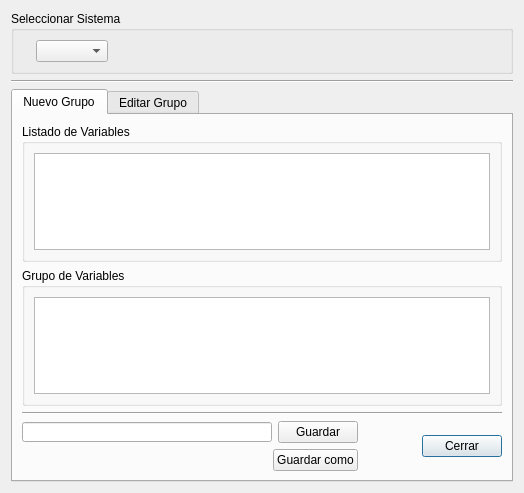
<?xml version="1.0" encoding="UTF-8"?>
<ui version="4.0">
 <class>GrupoCurves</class>
 <widget class="QDialog" name="GrupoCurves">
  <property name="geometry">
   <rect>
    <x>0</x>
    <y>0</y>
    <width>524</width>
    <height>493</height>
   </rect>
  </property>
  <property name="windowTitle">
   <string>Dialog</string>
  </property>
  <layout class="QGridLayout" name="gridLayout_9">
   <item row="0" column="0">
    <layout class="QGridLayout" name="gridLayout_8">
     <item row="0" column="0">
      <widget class="QGroupBox" name="groupBox_5">
       <property name="title">
        <string>Seleccionar Sistema</string>
       </property>
       <layout class="QGridLayout" name="gridLayout_7">
        <item row="0" column="0">
         <widget class="QLabel" name="label_4">
          <property name="text">
           <string/>
          </property>
         </widget>
        </item>
        <item row="0" column="1">
         <layout class="QHBoxLayout" name="horizontalLayout_5">
          <item>
           <widget class="QComboBox" name="SeleccSist">
            <property name="currentIndex">
             <number>-1</number>
            </property>
            <property name="maxVisibleItems">
             <number>15</number>
            </property>
           </widget>
          </item>
          <item>
           <spacer name="horizontalSpacer_5">
            <property name="orientation">
             <enum>Qt::Horizontal</enum>
            </property>
            <property name="sizeHint" stdset="0">
             <size>
              <width>40</width>
              <height>20</height>
             </size>
            </property>
           </spacer>
          </item>
         </layout>
        </item>
       </layout>
      </widget>
     </item>
     <item row="1" column="0">
      <widget class="Line" name="line_4">
       <property name="orientation">
        <enum>Qt::Horizontal</enum>
       </property>
      </widget>
     </item>
     <item row="2" column="0">
      <widget class="QTabWidget" name="tabWidget">
       <property name="currentIndex">
        <number>0</number>
       </property>
       <widget class="QWidget" name="tab">
        <attribute name="title">
         <string>Nuevo Grupo</string>
        </attribute>
        <layout class="QGridLayout" name="gridLayout_4">
         <item row="0" column="0">
          <layout class="QVBoxLayout" name="verticalLayout_4">
           <item>
            <widget class="QGroupBox" name="groupBox">
             <property name="title">
              <string>Listado de Variables</string>
             </property>
             <layout class="QGridLayout" name="gridLayout">
              <item row="0" column="0">
               <widget class="QTableWidget" name="table">
                <property name="enabled">
                 <bool>true</bool>
                </property>
               </widget>
              </item>
             </layout>
            </widget>
           </item>
           <item>
            <widget class="QGroupBox" name="groupBox_2">
             <property name="title">
              <string>Grupo de Variables</string>
             </property>
             <layout class="QGridLayout" name="gridLayout_2">
              <item row="0" column="0">
               <widget class="QTableWidget" name="table2">
                <property name="enabled">
                 <bool>true</bool>
                </property>
               </widget>
              </item>
             </layout>
            </widget>
           </item>
           <item>
            <widget class="Line" name="line">
             <property name="orientation">
              <enum>Qt::Horizontal</enum>
             </property>
            </widget>
           </item>
           <item>
            <layout class="QHBoxLayout" name="horizontalLayout_6">
             <item>
              <layout class="QVBoxLayout" name="verticalLayout">
               <item>
                <layout class="QHBoxLayout" name="horizontalLayout_4">
                 <item>
                  <widget class="QLineEdit" name="rootD">
                   <property name="minimumSize">
                    <size>
                     <width>250</width>
                     <height>20</height>
                    </size>
                   </property>
                   <property name="maximumSize">
                    <size>
                     <width>250</width>
                     <height>20</height>
                    </size>
                   </property>
                   <property name="text">
                    <string/>
                   </property>
                   <property name="maxLength">
                    <number>18</number>
                   </property>
                   <property name="readOnly">
                    <bool>false</bool>
                   </property>
                  </widget>
                 </item>
                 <item>
                  <widget class="QPushButton" name="guardar">
                   <property name="text">
                    <string>Guardar</string>
                   </property>
                   <property name="autoDefault">
                    <bool>false</bool>
                   </property>
                   <property name="default">
                    <bool>false</bool>
                   </property>
                  </widget>
                 </item>
                </layout>
               </item>
               <item>
                <layout class="QHBoxLayout" name="horizontalLayout_2">
                 <item>
                  <spacer name="horizontalSpacer">
                   <property name="orientation">
                    <enum>Qt::Horizontal</enum>
                   </property>
                   <property name="sizeHint" stdset="0">
                    <size>
                     <width>40</width>
                     <height>20</height>
                    </size>
                   </property>
                  </spacer>
                 </item>
                 <item>
                  <widget class="QPushButton" name="guardarcomo">
                   <property name="text">
                    <string>Guardar como</string>
                   </property>
                   <property name="autoDefault">
                    <bool>false</bool>
                   </property>
                   <property name="default">
                    <bool>false</bool>
                   </property>
                  </widget>
                 </item>
                </layout>
               </item>
              </layout>
             </item>
             <item>
              <spacer name="horizontalSpacer_2">
               <property name="orientation">
                <enum>Qt::Horizontal</enum>
               </property>
               <property name="sizeHint" stdset="0">
                <size>
                 <width>40</width>
                 <height>20</height>
                </size>
               </property>
              </spacer>
             </item>
             <item>
              <widget class="QPushButton" name="cerrar">
               <property name="text">
                <string>Cerrar</string>
               </property>
               <property name="default">
                <bool>true</bool>
               </property>
              </widget>
             </item>
            </layout>
           </item>
          </layout>
         </item>
        </layout>
       </widget>
       <widget class="QWidget" name="tab_2">
        <attribute name="title">
         <string>Editar Grupo</string>
        </attribute>
        <layout class="QGridLayout" name="gridLayout_6">
         <item row="0" column="0">
          <layout class="QVBoxLayout" name="verticalLayout_3">
           <item>
            <widget class="QGroupBox" name="groupBox_3">
             <property name="title">
              <string>Listado de Variables</string>
             </property>
             <layout class="QGridLayout" name="gridLayout_3">
              <item row="0" column="0">
               <widget class="QTableWidget" name="table3">
                <property name="enabled">
                 <bool>true</bool>
                </property>
               </widget>
              </item>
             </layout>
            </widget>
           </item>
           <item>
            <widget class="QGroupBox" name="groupBox_4">
             <property name="title">
              <string>Variables monitoreadas</string>
             </property>
             <layout class="QGridLayout" name="gridLayout_5">
              <item row="0" column="0">
               <layout class="QVBoxLayout" name="verticalLayout_2">
                <item>
                 <layout class="QHBoxLayout" name="horizontalLayout">
                  <item>
                   <widget class="QLabel" name="label_5">
                    <property name="text">
                     <string>Archivo:</string>
                    </property>
                   </widget>
                  </item>
                  <item>
                   <widget class="QLineEdit" name="root">
                    <property name="readOnly">
                     <bool>true</bool>
                    </property>
                   </widget>
                  </item>
                  <item>
                   <widget class="QPushButton" name="abrir">
                    <property name="text">
                     <string>Abrir</string>
                    </property>
                   </widget>
                  </item>
                 </layout>
                </item>
                <item>
                 <widget class="Line" name="line_2">
                  <property name="orientation">
                   <enum>Qt::Horizontal</enum>
                  </property>
                 </widget>
                </item>
                <item>
                 <widget class="QTableWidget" name="table4">
                  <property name="enabled">
                   <bool>true</bool>
                  </property>
                 </widget>
                </item>
               </layout>
              </item>
             </layout>
            </widget>
           </item>
           <item>
            <widget class="Line" name="line_3">
             <property name="orientation">
              <enum>Qt::Horizontal</enum>
             </property>
            </widget>
           </item>
           <item>
            <layout class="QHBoxLayout" name="horizontalLayout_3">
             <property name="sizeConstraint">
              <enum>QLayout::SetFixedSize</enum>
             </property>
             <item>
              <widget class="QPushButton" name="guardarE">
               <property name="text">
                <string>Guardar</string>
               </property>
               <property name="autoDefault">
                <bool>false</bool>
               </property>
               <property name="default">
                <bool>false</bool>
               </property>
              </widget>
             </item>
             <item>
              <spacer name="horizontalSpacer_3">
               <property name="orientation">
                <enum>Qt::Horizontal</enum>
               </property>
               <property name="sizeHint" stdset="0">
                <size>
                 <width>40</width>
                 <height>20</height>
                </size>
               </property>
              </spacer>
             </item>
             <item>
              <widget class="QPushButton" name="cerrarE">
               <property name="text">
                <string>Cerrar</string>
               </property>
               <property name="default">
                <bool>true</bool>
               </property>
              </widget>
             </item>
            </layout>
           </item>
          </layout>
         </item>
        </layout>
       </widget>
      </widget>
     </item>
    </layout>
   </item>
  </layout>
 </widget>
 <resources/>
 <connections>
  <connection>
   <sender>cerrar</sender>
   <signal>clicked()</signal>
   <receiver>GrupoCurves</receiver>
   <slot>reject()</slot>
   <hints>
    <hint type="sourcelabel">
     <x>468</x>
     <y>437</y>
    </hint>
    <hint type="destinationlabel">
     <x>456</x>
     <y>489</y>
    </hint>
   </hints>
  </connection>
  <connection>
   <sender>cerrarE</sender>
   <signal>clicked()</signal>
   <receiver>GrupoCurves</receiver>
   <slot>reject()</slot>
   <hints>
    <hint type="sourcelabel">
     <x>435</x>
     <y>460</y>
    </hint>
    <hint type="destinationlabel">
     <x>344</x>
     <y>487</y>
    </hint>
   </hints>
  </connection>
 </connections>
</ui>
